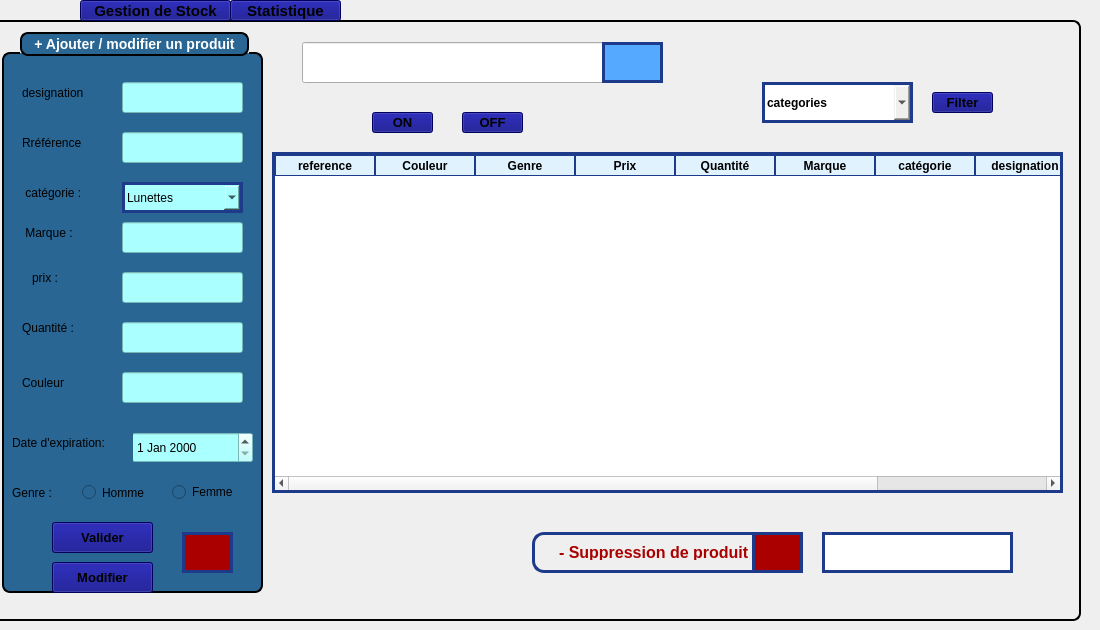
    <widget class="QWidget" name="page">
     <widget class="QStackedWidget" name="travaille">
      <property name="geometry">
       <rect>
        <x>-10</x>
        <y>20</y>
        <width>1091</width>
        <height>601</height>
       </rect>
      </property>
      <property name="styleSheet">
       <string notr="true">/* Static design for label_9 */
QLabel#label_9 {
    font-size: 16px;
    font-weight: bold;
    padding: 10px 20px;
    border: 1px solid #93C5FD; /* light blue border */
    border-radius: 12px;
    color: #aa0000;  /* text color */
    background-color: qlineargradient(
        x1:0, y1:0, x2:0, y2:1,
        stop:0 #BFDBFE,   /* very light blue top */
        stop:1 #93C5FD    /* soft sky blue bottom */
    );
}

/* Hover effect (static, QLabel hover works) */
QLabel#label_9:hover {
    background-color: qlineargradient(
        x1:0, y1:0, x2:0, y2:1,
        stop:0 #E0F2FE,   /* almost white-blue */
        stop:1 #BFDBFE
    );
}

/* Pressed effect (optional for QLabel, not clickable by default) */
QLabel#label_9:pressed {
    background-color: #93C5FD; /* flat light blue */
}
QStackedWidget#travaille {
    border: 2px solid black;
    border-radius: 8px; /* Optional: rounded corners */
}
</string>
      </property>
      <property name="currentIndex">
       <number>0</number>
      </property>
      <widget class="QWidget" name="page_3">
       <widget class="QLineEdit" name="lineEdit_6">
        <property name="geometry">
         <rect>
          <x>830</x>
          <y>510</y>
          <width>191</width>
          <height>41</height>
         </rect>
        </property>
        <property name="styleSheet">
         <string notr="true">  border: 3px solid #1E3A8A;
color: rgb(0, 0, 0);</string>
        </property>
        <property name="text">
         <string/>
        </property>
       </widget>
       <widget class="QTableWidget" name="tableWidget">
        <property name="geometry">
         <rect>
          <x>280</x>
          <y>130</y>
          <width>791</width>
          <height>341</height>
         </rect>
        </property>
        <property name="styleSheet">
         <string notr="true">QTableWidget {
    border: 3px solid #1E3A8A;   /* outer border */
    gridline-color: #1E3A8A;     /* inner cell lines */
    color: black;                /* text color inside cells */
    background-color: white;     /* cell background */
}

QHeaderView::section {
    border: 1px solid #1E3A8A;
    color: black;                /* header text color */
    background-color: #E0F2FE;   /* light blue header background */
    font-weight: bold;
}


</string>
        </property>
        <column>
         <property name="text">
          <string>reference</string>
         </property>
         <property name="font">
          <font>
           <pointsize>10</pointsize>
          </font>
         </property>
        </column>
        <column>
         <property name="text">
          <string>Couleur</string>
         </property>
        </column>
        <column>
         <property name="text">
          <string>Genre</string>
         </property>
        </column>
        <column>
         <property name="text">
          <string>Prix</string>
         </property>
        </column>
        <column>
         <property name="text">
          <string>Quantité</string>
         </property>
        </column>
        <column>
         <property name="text">
          <string>Marque</string>
         </property>
        </column>
        <column>
         <property name="text">
          <string>catégorie</string>
         </property>
        </column>
        <column>
         <property name="text">
          <string>designation</string>
         </property>
        </column>
        <column>
         <property name="text">
          <string>Date d'expiration</string>
         </property>
        </column>
       </widget>
       <widget class="QComboBox" name="comboBox">
        <property name="geometry">
         <rect>
          <x>770</x>
          <y>60</y>
          <width>151</width>
          <height>41</height>
         </rect>
        </property>
        <property name="font">
         <font>
          <bold>true</bold>
         </font>
        </property>
        <property name="whatsThis">
         <string>&lt;html&gt;&lt;head/&gt;&lt;body&gt;&lt;p&gt;&lt;br/&gt;&lt;/p&gt;&lt;/body&gt;&lt;/html&gt;</string>
        </property>
        <property name="styleSheet">
         <string notr="true">  border: 3px solid #1E3A8A;
color: rgb(0, 0, 0);</string>
        </property>
        <item>
         <property name="text">
          <string>categories</string>
         </property>
        </item>
        <item>
         <property name="text">
          <string>genre</string>
         </property>
        </item>
       </widget>
       <widget class="QPushButton" name="pushButton_5">
        <property name="geometry">
         <rect>
          <x>760</x>
          <y>510</y>
          <width>51</width>
          <height>41</height>
         </rect>
        </property>
        <property name="styleSheet">
         <string notr="true">border: 3px solid #1E3A8A;
background-color: rgb(170, 0, 0);</string>
        </property>
        <property name="text">
         <string/>
        </property>
        <property name="icon">
         <iconset theme="QIcon::ThemeIcon::EditDelete"/>
        </property>
       </widget>
       <widget class="QLabel" name="label_9">
        <property name="geometry">
         <rect>
          <x>540</x>
          <y>510</y>
          <width>271</width>
          <height>41</height>
         </rect>
        </property>
        <property name="styleSheet">
         <string notr="true">border: 3px solid #1E3A8A;</string>
        </property>
        <property name="text">
         <string>- Suppression de produit</string>
        </property>
       </widget>
       <widget class="QGroupBox" name="groupBox">
        <property name="geometry">
         <rect>
          <x>10</x>
          <y>10</y>
          <width>261</width>
          <height>561</height>
         </rect>
        </property>
        <property name="styleSheet">
         <string notr="true">QGroupBox {
    background-color: rgb(41, 102, 148);   /* blue background */
    border: 2px solid black;               /* black border, 2px wide */
    border-radius: 8px;                    /* rounded corners */
    margin-top: 20px;                      /* space for the title */
    color: white;                          /* title text color */
    font-weight: bold;
    font-size: 14px;
}

QGroupBox::title {
 border: 2px solid black;               /* black border, 2px wide */
    border-radius: 8px;     
background-color: rgb(41, 102, 148);
    subcontrol-origin: margin;
    subcontrol-position: top center;       /* title centered */
    padding: 2px 10px;
}</string>
        </property>
        <property name="title">
         <string>+ Ajouter / modifier un produit</string>
        </property>
        <widget class="QLineEdit" name="lineEdit_2">
         <property name="geometry">
          <rect>
           <x>120</x>
           <y>50</y>
           <width>121</width>
           <height>31</height>
          </rect>
         </property>
         <property name="styleSheet">
          <string notr="true">color: rgb(0, 0, 0);

background-color: rgb(170, 255, 255);</string>
         </property>
         <property name="text">
          <string/>
         </property>
        </widget>
        <widget class="QLineEdit" name="lineEdit_3">
         <property name="geometry">
          <rect>
           <x>120</x>
           <y>100</y>
           <width>121</width>
           <height>31</height>
          </rect>
         </property>
         <property name="styleSheet">
          <string notr="true">
background-color: rgb(170, 255, 255);
color: rgb(0, 0, 0);</string>
         </property>
         <property name="text">
          <string/>
         </property>
        </widget>
        <widget class="QDateEdit" name="dateEdit">
         <property name="geometry">
          <rect>
           <x>130</x>
           <y>400</y>
           <width>121</width>
           <height>31</height>
          </rect>
         </property>
         <property name="styleSheet">
          <string notr="true">background-color: rgb(170, 255, 255);
color: rgb(0, 0, 0);</string>
         </property>
        </widget>
        <widget class="QPushButton" name="pushButton_2">
         <property name="geometry">
          <rect>
           <x>50</x>
           <y>490</y>
           <width>101</width>
           <height>31</height>
          </rect>
         </property>
         <property name="font">
          <font>
           <pointsize>10</pointsize>
           <bold>true</bold>
          </font>
         </property>
         <property name="styleSheet">
          <string notr="true">background-color: rgb(0, 0, 127);
</string>
         </property>
         <property name="text">
          <string>Valider</string>
         </property>
         <property name="icon">
          <iconset theme="QIcon::ThemeIcon::ListAdd"/>
         </property>
        </widget>
        <widget class="QLabel" name="label_2">
         <property name="geometry">
          <rect>
           <x>20</x>
           <y>280</y>
           <width>81</width>
           <height>31</height>
          </rect>
         </property>
         <property name="styleSheet">
          <string notr="true">background-color: rgb(41, 102, 148);
</string>
         </property>
         <property name="text">
          <string>Quantité :</string>
         </property>
        </widget>
        <widget class="QLabel" name="label_11">
         <property name="geometry">
          <rect>
           <x>20</x>
           <y>180</y>
           <width>71</width>
           <height>41</height>
          </rect>
         </property>
         <property name="styleSheet">
          <string notr="true">background-color: rgb(41, 102, 148);
</string>
         </property>
         <property name="text">
          <string> Marque :</string>
         </property>
        </widget>
        <widget class="QLabel" name="label_12">
         <property name="geometry">
          <rect>
           <x>20</x>
           <y>90</y>
           <width>81</width>
           <height>41</height>
          </rect>
         </property>
         <property name="styleSheet">
          <string notr="true">background-color: rgb(41, 102, 148);
</string>
         </property>
         <property name="text">
          <string>Rréférence</string>
         </property>
        </widget>
        <widget class="QLabel" name="label_13">
         <property name="geometry">
          <rect>
           <x>20</x>
           <y>330</y>
           <width>71</width>
           <height>41</height>
          </rect>
         </property>
         <property name="styleSheet">
          <string notr="true">background-color: rgb(41, 102, 148);
</string>
         </property>
         <property name="text">
          <string>Couleur</string>
         </property>
        </widget>
        <widget class="QLabel" name="label_14">
         <property name="geometry">
          <rect>
           <x>10</x>
           <y>440</y>
           <width>61</width>
           <height>41</height>
          </rect>
         </property>
         <property name="styleSheet">
          <string notr="true">background-color: rgb(41, 102, 148);
</string>
         </property>
         <property name="text">
          <string>Genre :</string>
         </property>
        </widget>
        <widget class="QLabel" name="label_15">
         <property name="geometry">
          <rect>
           <x>20</x>
           <y>40</y>
           <width>81</width>
           <height>41</height>
          </rect>
         </property>
         <property name="styleSheet">
          <string notr="true">background-color: rgb(41, 102, 148);
</string>
         </property>
         <property name="text">
          <string>designation</string>
         </property>
        </widget>
        <widget class="QLabel" name="label_16">
         <property name="geometry">
          <rect>
           <x>10</x>
           <y>390</y>
           <width>121</width>
           <height>41</height>
          </rect>
         </property>
         <property name="styleSheet">
          <string notr="true">background-color: rgb(41, 102, 148);
</string>
         </property>
         <property name="text">
          <string>Date d'expiration:</string>
         </property>
        </widget>
        <widget class="QLineEdit" name="lineEdit_7">
         <property name="geometry">
          <rect>
           <x>120</x>
           <y>190</y>
           <width>121</width>
           <height>31</height>
          </rect>
         </property>
         <property name="styleSheet">
          <string notr="true">
background-color: rgb(170, 255, 255);
color: rgb(0, 0, 0);</string>
         </property>
         <property name="text">
          <string/>
         </property>
        </widget>
        <widget class="QLineEdit" name="lineEdit_8">
         <property name="geometry">
          <rect>
           <x>120</x>
           <y>340</y>
           <width>121</width>
           <height>31</height>
          </rect>
         </property>
         <property name="styleSheet">
          <string notr="true">background-color: rgb(170, 255, 255);
color: rgb(0, 0, 0);</string>
         </property>
         <property name="text">
          <string/>
         </property>
        </widget>
        <widget class="QLineEdit" name="lineEdit_9">
         <property name="geometry">
          <rect>
           <x>120</x>
           <y>290</y>
           <width>121</width>
           <height>31</height>
          </rect>
         </property>
         <property name="styleSheet">
          <string notr="true">background-color: rgb(170, 255, 255);
color: rgb(0, 0, 0);</string>
         </property>
         <property name="text">
          <string/>
         </property>
        </widget>
        <widget class="QRadioButton" name="radioButton">
         <property name="geometry">
          <rect>
           <x>80</x>
           <y>450</y>
           <width>81</width>
           <height>21</height>
          </rect>
         </property>
         <property name="styleSheet">
          <string notr="true">color: rgb(0, 0, 0);
background-color: rgb(41, 102, 148);</string>
         </property>
         <property name="text">
          <string>Homme</string>
         </property>
        </widget>
        <widget class="QRadioButton" name="radioButton_2">
         <property name="geometry">
          <rect>
           <x>170</x>
           <y>450</y>
           <width>81</width>
           <height>20</height>
          </rect>
         </property>
         <property name="styleSheet">
          <string notr="true">background-color: rgb(41, 102, 148);
color: rgb(0, 0, 0);</string>
         </property>
         <property name="text">
          <string>Femme</string>
         </property>
        </widget>
        <widget class="QPushButton" name="pushButton_14">
         <property name="geometry">
          <rect>
           <x>180</x>
           <y>500</y>
           <width>51</width>
           <height>41</height>
          </rect>
         </property>
         <property name="styleSheet">
          <string notr="true">border: 3px solid #1E3A8A;
background-color: rgb(170, 0, 0);
</string>
         </property>
         <property name="text">
          <string/>
         </property>
         <property name="icon">
          <iconset theme="QIcon::ThemeIcon::EditClear"/>
         </property>
        </widget>
        <widget class="QLabel" name="label_34">
         <property name="geometry">
          <rect>
           <x>30</x>
           <y>230</y>
           <width>51</width>
           <height>31</height>
          </rect>
         </property>
         <property name="styleSheet">
          <string notr="true">background-color: rgb(41, 102, 148);
</string>
         </property>
         <property name="text">
          <string>prix :</string>
         </property>
        </widget>
        <widget class="QLineEdit" name="lineEdit_29">
         <property name="geometry">
          <rect>
           <x>120</x>
           <y>240</y>
           <width>121</width>
           <height>31</height>
          </rect>
         </property>
         <property name="styleSheet">
          <string notr="true">background-color: rgb(170, 255, 255);
color: rgb(0, 0, 0);</string>
         </property>
         <property name="text">
          <string/>
         </property>
        </widget>
        <widget class="QLabel" name="label_35">
         <property name="geometry">
          <rect>
           <x>20</x>
           <y>140</y>
           <width>71</width>
           <height>41</height>
          </rect>
         </property>
         <property name="styleSheet">
          <string notr="true">background-color: rgb(41, 102, 148);
</string>
         </property>
         <property name="text">
          <string> catégorie :</string>
         </property>
        </widget>
        <widget class="QComboBox" name="comboBox_2">
         <property name="geometry">
          <rect>
           <x>120</x>
           <y>150</y>
           <width>121</width>
           <height>31</height>
          </rect>
         </property>
         <property name="whatsThis">
          <string>&lt;html&gt;&lt;head/&gt;&lt;body&gt;&lt;p&gt;&lt;br/&gt;&lt;/p&gt;&lt;/body&gt;&lt;/html&gt;</string>
         </property>
         <property name="styleSheet">
          <string notr="true">  border: 3px solid #1E3A8A;
color: rgb(0, 0, 0);
background-color: rgb(170, 255, 255);</string>
         </property>
         <item>
          <property name="text">
           <string>Lunettes</string>
          </property>
         </item>
         <item>
          <property name="text">
           <string>Lentilles</string>
          </property>
         </item>
         <item>
          <property name="text">
           <string>Accessoires</string>
          </property>
         </item>
        </widget>
        <widget class="QPushButton" name="pushButton_16">
         <property name="geometry">
          <rect>
           <x>50</x>
           <y>530</y>
           <width>101</width>
           <height>31</height>
          </rect>
         </property>
         <property name="font">
          <font>
           <pointsize>10</pointsize>
           <bold>true</bold>
          </font>
         </property>
         <property name="styleSheet">
          <string notr="true">background-color: rgb(0, 0, 127);
</string>
         </property>
         <property name="text">
          <string>Modifier</string>
         </property>
         <property name="icon">
          <iconset theme="QIcon::ThemeIcon::MailMessageNew"/>
         </property>
        </widget>
       </widget>
       <widget class="QLineEdit" name="lineEdit_5">
        <property name="geometry">
         <rect>
          <x>310</x>
          <y>20</y>
          <width>361</width>
          <height>41</height>
         </rect>
        </property>
        <property name="styleSheet">
         <string notr="true">QLineEdit {
      border: 3px solid #1E3A8A;
      /* default border */
    border-radius: 12px;            /* rounded shape */
    padding: 6px 10px;
    background-color: #ffffff;
    color: black;
    font-size: 14px;
}

/* when focused */
QLineEdit:focus {
    border: 2px solid #2f2ee9;      /* highlight color */
    background-color: #f0f4ff;      /* light blue background on focus */
    font-weight: bold;              /* text bolder on focus */
}
color: rgb(0, 0, 0);</string>
        </property>
        <property name="text">
         <string/>
        </property>
       </widget>
       <widget class="QPushButton" name="pushButton">
        <property name="geometry">
         <rect>
          <x>610</x>
          <y>20</y>
          <width>61</width>
          <height>41</height>
         </rect>
        </property>
        <property name="styleSheet">
         <string notr="true">background-color: rgb(85, 170, 255);
  border: 3px solid #1E3A8A;
</string>
        </property>
        <property name="text">
         <string/>
        </property>
        <property name="icon">
         <iconset theme="QIcon::ThemeIcon::EditFind"/>
        </property>
       </widget>
       <widget class="QPushButton" name="pushButton_9">
        <property name="geometry">
         <rect>
          <x>940</x>
          <y>70</y>
          <width>61</width>
          <height>21</height>
         </rect>
        </property>
        <property name="font">
         <font>
          <pointsize>10</pointsize>
          <bold>true</bold>
         </font>
        </property>
        <property name="styleSheet">
         <string notr="true">background-color: rgb(0, 0, 127);
</string>
        </property>
        <property name="text">
         <string>Filter</string>
        </property>
       </widget>
       <widget class="QLabel" name="image">
        <property name="geometry">
         <rect>
          <x>950</x>
          <y>10</y>
          <width>41</width>
          <height>41</height>
         </rect>
        </property>
        <property name="text">
         <string/>
        </property>
        <property name="pixmap">
         <pixmap>../../../Desktop/gsxg/images/1223.jpg</pixmap>
        </property>
       </widget>
       <widget class="QPushButton" name="on">
        <property name="geometry">
         <rect>
          <x>380</x>
          <y>90</y>
          <width>61</width>
          <height>21</height>
         </rect>
        </property>
        <property name="font">
         <font>
          <pointsize>10</pointsize>
          <bold>true</bold>
         </font>
        </property>
        <property name="styleSheet">
         <string notr="true">background-color: rgb(0, 0, 127);
</string>
        </property>
        <property name="text">
         <string>ON</string>
        </property>
       </widget>
       <widget class="QPushButton" name="off">
        <property name="geometry">
         <rect>
          <x>470</x>
          <y>90</y>
          <width>61</width>
          <height>21</height>
         </rect>
        </property>
        <property name="font">
         <font>
          <pointsize>10</pointsize>
          <bold>true</bold>
         </font>
        </property>
        <property name="styleSheet">
         <string notr="true">background-color: rgb(0, 0, 127);
</string>
        </property>
        <property name="text">
         <string>OFF</string>
        </property>
       </widget>
       <zorder>lineEdit_6</zorder>
       <zorder>tableWidget</zorder>
       <zorder>comboBox</zorder>
       <zorder>label_9</zorder>
       <zorder>pushButton_5</zorder>
       <zorder>groupBox</zorder>
       <zorder>lineEdit_5</zorder>
       <zorder>pushButton_9</zorder>
       <zorder>image</zorder>
       <zorder>pushButton</zorder>
       <zorder>on</zorder>
       <zorder>off</zorder>
      </widget>
      <widget class="QWidget" name="page_4">
       <widget class="QLabel" name="image2">
        <property name="geometry">
         <rect>
          <x>930</x>
          <y>20</y>
          <width>51</width>
          <height>61</height>
         </rect>
        </property>
        <property name="text">
         <string/>
        </property>
        <property name="pixmap">
         <pixmap>../../../Desktop/gsxg/images/1223.jpg</pixmap>
        </property>
       </widget>
       <widget class="QLabel" name="label">
        <property name="geometry">
         <rect>
          <x>80</x>
          <y>60</y>
          <width>541</width>
          <height>391</height>
         </rect>
        </property>
        <property name="text">
         <string/>
        </property>
       </widget>
      </widget>
     </widget>
     <widget class="QPushButton" name="pushButton_4">
      <property name="geometry">
       <rect>
        <x>230</x>
        <y>0</y>
        <width>111</width>
        <height>21</height>
       </rect>
      </property>
      <property name="font">
       <font>
        <pointsize>11</pointsize>
        <bold>true</bold>
       </font>
      </property>
      <property name="styleSheet">
       <string notr="true">background-color: rgb(0, 0, 127);
</string>
      </property>
      <property name="text">
       <string>Statistique</string>
      </property>
     </widget>
     <widget class="QPushButton" name="pushButton_3">
      <property name="geometry">
       <rect>
        <x>80</x>
        <y>0</y>
        <width>151</width>
        <height>21</height>
       </rect>
      </property>
      <property name="font">
       <font>
        <pointsize>11</pointsize>
        <bold>true</bold>
       </font>
      </property>
      <property name="styleSheet">
       <string notr="true">background-color: rgb(0, 0, 127);
</string>
      </property>
      <property name="text">
       <string>Gestion de Stock</string>
      </property>
     </widget>
    </widget>
